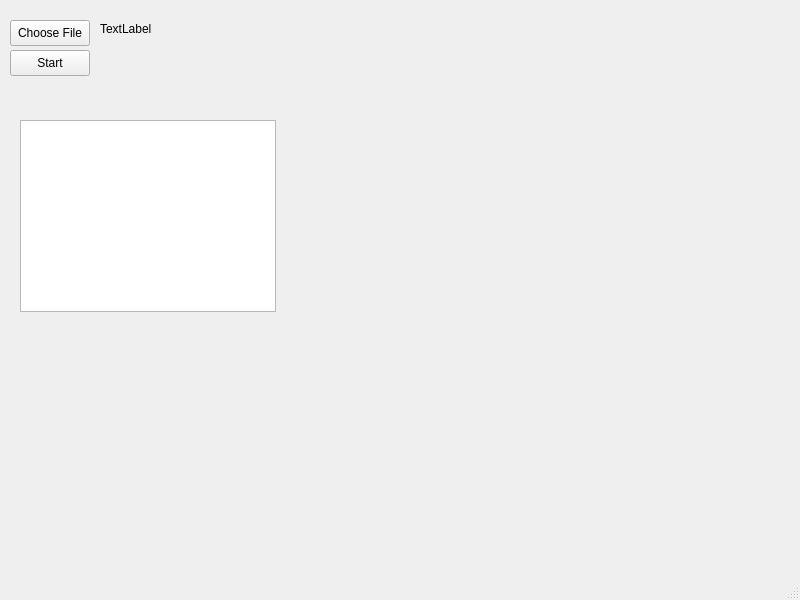
<?xml version="1.0" encoding="UTF-8"?>
<ui version="4.0">
 <class>MainWindow</class>
 <widget class="QMainWindow" name="MainWindow">
  <property name="geometry">
   <rect>
    <x>0</x>
    <y>0</y>
    <width>800</width>
    <height>600</height>
   </rect>
  </property>
  <property name="windowTitle">
   <string>MainWindow</string>
  </property>
  <widget class="QWidget" name="centralwidget">
   <widget class="QPushButton" name="chooseDeb">
    <property name="geometry">
     <rect>
      <x>10</x>
      <y>20</y>
      <width>80</width>
      <height>26</height>
     </rect>
    </property>
    <property name="text">
     <string>Choose File</string>
    </property>
   </widget>
   <widget class="QPushButton" name="startBtn">
    <property name="geometry">
     <rect>
      <x>10</x>
      <y>50</y>
      <width>80</width>
      <height>26</height>
     </rect>
    </property>
    <property name="text">
     <string>Start</string>
    </property>
   </widget>
   <widget class="QTextBrowser" name="outBrowser">
    <property name="geometry">
     <rect>
      <x>20</x>
      <y>120</y>
      <width>256</width>
      <height>192</height>
     </rect>
    </property>
   </widget>
   <widget class="QLabel" name="pickedLabel">
    <property name="geometry">
     <rect>
      <x>100</x>
      <y>20</y>
      <width>58</width>
      <height>18</height>
     </rect>
    </property>
    <property name="text">
     <string>TextLabel</string>
    </property>
   </widget>
  </widget>
  <widget class="QMenuBar" name="menubar">
   <property name="geometry">
    <rect>
     <x>0</x>
     <y>0</y>
     <width>800</width>
     <height>23</height>
    </rect>
   </property>
  </widget>
  <widget class="QStatusBar" name="statusbar"/>
 </widget>
 <resources/>
 <connections/>
</ui>
